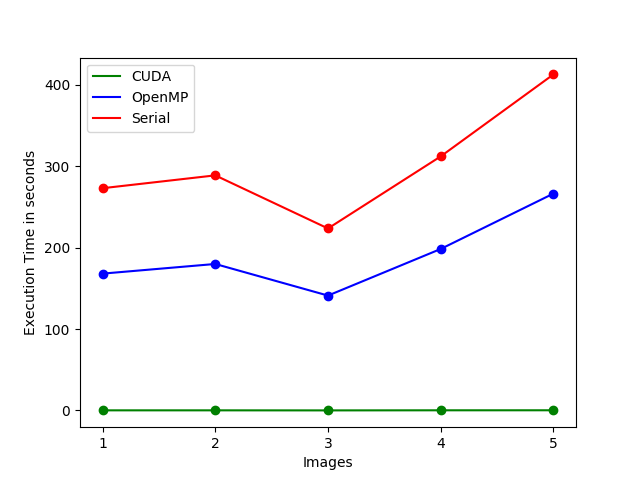

Here is the Python script that generated this plot:
import pandas as pd
import numpy as np
import matplotlib.pyplot as plt


def load_csv(filename,key=None):

	data_frame = pd.read_csv(filename)
	data = data_frame.iloc[:,1:].values
	data = np.asarray(data)

	data = data.astype(np.float32)
	return data

if __name__ == "__main__":

    filename = 'time.csv'
    data = load_csv(filename)

    x = np.arange(data.shape[1])+1

    plt.plot(x,data[0],'g-',label='CUDA')
    plt.plot(x,data[1],'b-',label='OpenMP')
    plt.plot(x,data[2],'r-',label='Serial')
    #plt.plot(x,data[3],'k-',label='MPI')
    plt.plot(x,data[0],'go')
    plt.plot(x,data[1],'bo')
    plt.plot(x,data[2],'ro')
    #plt.plot(x,data[3],'ko')
    plt.xticks(x)


    plt.legend()
    plt.xlabel('Images')
    plt.ylabel('Execution Time in seconds')
    plt.savefig('plot'+'.png')
    plt.clf()
    plt.close()

    plt.plot(x,data[0],'g-',label='CUDA')
    plt.plot(x,data[0],'go')
    plt.legend()
    plt.xticks(x)
    plt.xlabel('Images')
    plt.ylabel('Execution Time in seconds')
    plt.savefig('CUDAplot'+'.png')
    plt.clf()
    plt.close()

